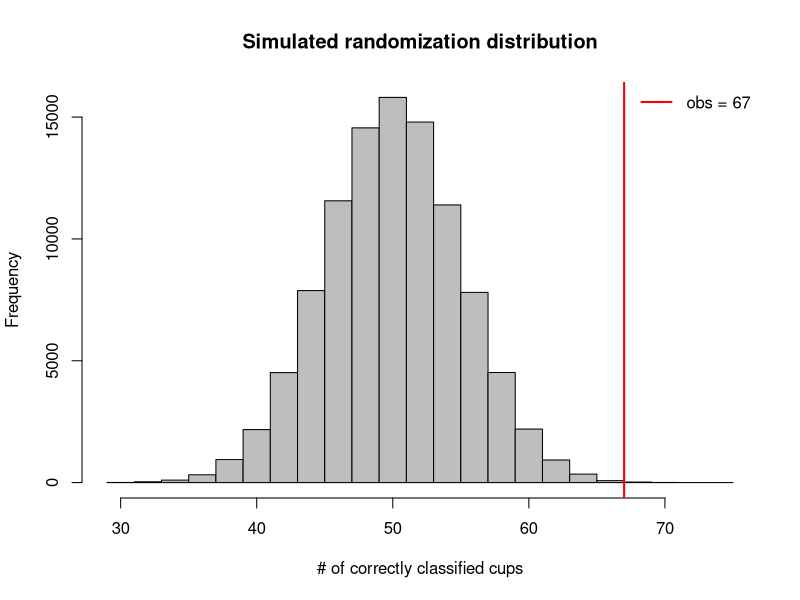

This chart was generated by the following R code:
## ---- chunk 1
knitr::opts_chunk$set(echo = TRUE, fig.width = 6, fig.height = 4)
## ---- chunk 2
set.seed(21523514)
B <- 1e5
truth <- rep(c(1, 0), each = 50)                    
S <- replicate(B, sum(sample(truth) == truth))      
## ---- chunk 3
head(S, 12)                                         
summary(S)
## ---- chunk 4
hist(S, breaks = seq(min(S) - 1, max(S) + 1, 2), col = "grey",
     main = "Simulated randomization distribution",
     xlab = "# of correctly classified cups")
abline(v = 67, col = "red", lwd = 2)
legend("topright", "obs = 67", col = "red", lwd = 2, bty = "n")
## ---- chunk 5
p <- mean(S >= 67)                                  
p
